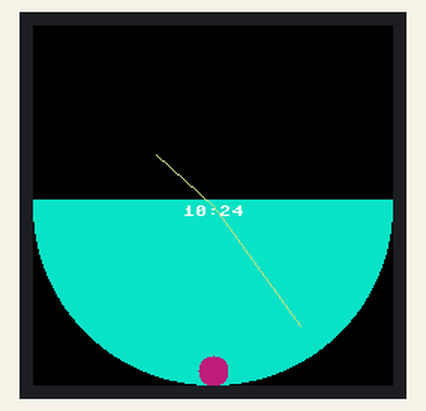
Recording of a program running on a simulated Raspberry Pi Pico running MicroPython. Shown: 240×240 colour display. The clock reads 2024-03-15 10:24:30 at power-on unless the program sets it; random numbers come from a fixed seed.

Above: at 0.3 s.
At 2.1 s:
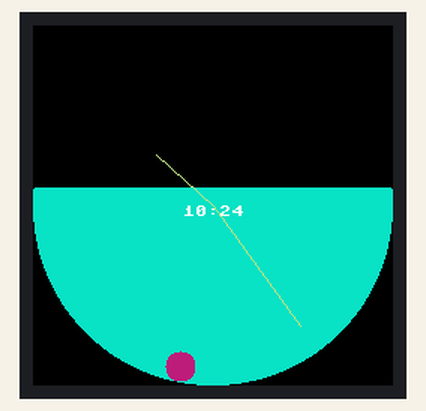
At 6.1 s:
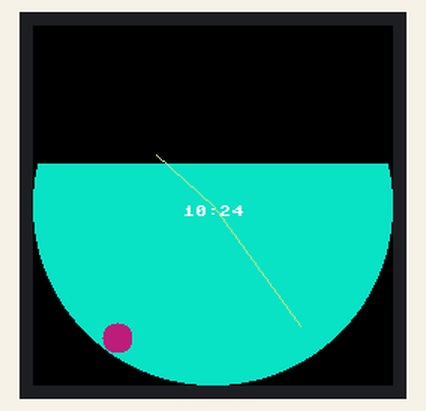
At 11.1 s:
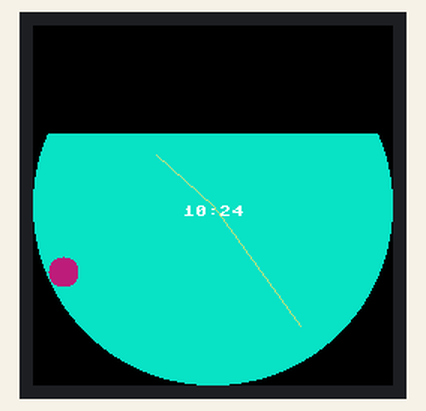
At 16.1 s:
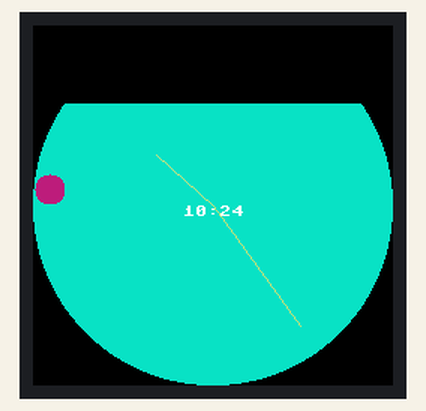
At 21.1 s:
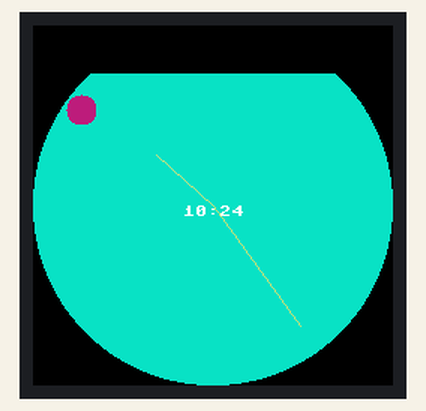

Measured:
- what the display in image 0 shows lasts 0.7 s, from 0.3 s to 1.0 s
- what the display in image 1 shows lasts 1.0 s, from 2.0 s to 3.0 s

The program:

16_changeColor_inPreiod.py
```python
import time , RP, math , random
from machine import Timer
qmi8658=RP.QMI8658()
LCD = RP.LCD_1inch28()
LCD.set_bl_pwm(15535)
cx , cy =120 ,120

def spin( tic , spinLen , color):
    now = list(time.localtime())
    x = spinLen*math.sin(math.radians(now[tic]*6))
    y = spinLen*math.cos(math.radians(now[tic]*6))
    LCD.line(cx,cy,int(cx+x),int(cy-y),color)

def hourspin(spinLen , color):
    now = list(time.localtime())

    if now[3] < 12:hh = now[3]
    else : hh = now[3] - 12

    x = spinLen*math.sin(math.radians(hh*30+(now[4]/2)))
    y = spinLen*math.cos(math.radians(hh*30+(now[4]/2)))
    LCD.line(cx,cy,int(cx+x),int(cy-y),color)

def centerCircle(tic , spinLen , color):
    now = list(time.localtime())
    r = now[tic]*2
    for i in range(-r,r,1):
        for j in range(-r,r,1):
            if i*i + j*j <= r*r:
                LCD.pixel(cx+i,cy+j,color)

def runDotRing(tic , spinLen , color):
    r = 10
    now = list(time.localtime())
    x = int(spinLen*math.sin(math.radians(now[tic]*6)))
    y = int(spinLen*math.cos(math.radians(now[tic]*6)))
    for i in range(-r,r,1):
        for j in range(-r,r,1):
            if i*i + j*j <= r*r:
                LCD.pixel(cx+x+i,cy-y+j,color)

def color(R,G,B):
    return (((G&0b00011100)<<3) +((B&0b11111000)>>3)<<8) + (R&0b11111000)+((G&0b11100000)>>5)

def changeColor(tim):
    global R ,G ,B
    R = random.randint(-1,256)
    G = random.randint(-1,256)
    B = random.randint(-1,256)
    return R ,G ,B

def waterclock():
    now = list(time.localtime())
    sec = now[5]
    LCD.fill_rect(0,236-(4*sec),240,240,0x180f)
    LCD.text(str(now[3])+':'+str(int(now[4])),100,120,LCD.white)

# 針對 changeColor 每 60 秒執行一次，與 time.sleep 不同
tim = Timer(-1)
tim.init(period=60000, mode=Timer.PERIODIC, callback= changeColor)

R = random.randint(-1,256)
G = random.randint(-1,256)
B = random.randint(-1,256)

while 1:
    LCD.fill_rect(0,0,240,240,0)
    waterclock()
    spin(4,100,color(256-R,256-G,256-B))
    hourspin(50 , color(256-R,256-G,B))
    runDotRing(5,110,color(256-R,G,256-B))

    LCD.show()
```

RP.py
```python
from machine import Pin,I2C,SPI,PWM,ADC
import framebuf
import time , utime

I2C_SDA = 6
I2C_SDL = 7

DC = 8
CS = 9
SCK = 10
MOSI = 11
RST = 12

BL = 25

Vbat_Pin = 29

class LCD_1inch28(framebuf.FrameBuffer):
    def __init__(self):
        self.width = 240
        self.height = 240

        self.cs = Pin(CS,Pin.OUT)
        self.rst = Pin(RST,Pin.OUT)

        self.cs(1)
        self.spi = SPI(1,100_000_000,polarity=0, phase=0,sck=Pin(SCK),mosi=Pin(MOSI),miso=None)
        self.dc = Pin(DC,Pin.OUT)
        self.dc(1)
        self.buffer = bytearray(self.height * self.width * 2)
        super().__init__(self.buffer, self.width, self.height, framebuf.RGB565)
        self.init_display()

        self.red   =   0x07E0
        self.green =   0x001f
        self.blue  =   0xf800
        self.white =   0xffff
        self.cyan = 0xFFE0
        self.yellow = 0x07FF
        self.black = 0x0000

        self.fill(self.white)
        self.show()

        self.pwm = PWM(Pin(BL))
        self.pwm.freq(5000)

    def write_cmd(self, cmd):
        self.cs(1)
        self.dc(0)
        self.cs(0)
        self.spi.write(bytearray([cmd]))
        self.cs(1)

    def write_data(self, buf):
        self.cs(1)
        self.dc(1)
        self.cs(0)
        self.spi.write(bytearray([buf]))
        self.cs(1)
    def set_bl_pwm(self,duty):
        self.pwm.duty_u16(duty)#max 65535
    def init_display(self):
        """Initialize dispaly"""
        self.rst(1)
        time.sleep(0.01)
        self.rst(0)
        time.sleep(0.01)
        self.rst(1)
        time.sleep(0.05)

        self.write_cmd(0xEF)
        self.write_cmd(0xEB)
        self.write_data(0x14)

        self.write_cmd(0xFE)
        self.write_cmd(0xEF)

        self.write_cmd(0xEB)
        self.write_data(0x14)

        self.write_cmd(0x84)
        self.write_data(0x40)

        self.write_cmd(0x85)
        self.write_data(0xFF)

        self.write_cmd(0x86)
        self.write_data(0xFF)

        self.write_cmd(0x87)
        self.write_data(0xFF)

        self.write_cmd(0x88)
        self.write_data(0x0A)

        self.write_cmd(0x89)
        self.write_data(0x21)

        self.write_cmd(0x8A)
        self.write_data(0x00)

        self.write_cmd(0x8B)
        self.write_data(0x80)

        self.write_cmd(0x8C)
        self.write_data(0x01)

        self.write_cmd(0x8D)
        self.write_data(0x01)

        self.write_cmd(0x8E)
        self.write_data(0xFF)

        self.write_cmd(0x8F)
        self.write_data(0xFF)


        self.write_cmd(0xB6)
        self.write_data(0x00)
        self.write_data(0x20)

        self.write_cmd(0x36)
        self.write_data(0x98)

        self.write_cmd(0x3A)
        self.write_data(0x05)


        self.write_cmd(0x90)
        self.write_data(0x08)
        self.write_data(0x08)
        self.write_data(0x08)
        self.write_data(0x08)

        self.write_cmd(0xBD)
        self.write_data(0x06)

        self.write_cmd(0xBC)
        self.write_data(0x00)

        self.write_cmd(0xFF)
        self.write_data(0x60)
        self.write_data(0x01)
        self.write_data(0x04)

        self.write_cmd(0xC3)
        self.write_data(0x13)
        self.write_cmd(0xC4)
        self.write_data(0x13)

        self.write_cmd(0xC9)
        self.write_data(0x22)

        self.write_cmd(0xBE)
        self.write_data(0x11)

        self.write_cmd(0xE1)
        self.write_data(0x10)
        self.write_data(0x0E)

        self.write_cmd(0xDF)
        self.write_data(0x21)
        self.write_data(0x0c)
        self.write_data(0x02)

        self.write_cmd(0xF0)
        self.write_data(0x45)
        self.write_data(0x09)
        self.write_data(0x08)
        self.write_data(0x08)
        self.write_data(0x26)
        self.write_data(0x2A)

        self.write_cmd(0xF1)
        self.write_data(0x43)
        self.write_data(0x70)
        self.write_data(0x72)
        self.write_data(0x36)
        self.write_data(0x37)
        self.write_data(0x6F)


        self.write_cmd(0xF2)
        self.write_data(0x45)
        self.write_data(0x09)
        self.write_data(0x08)
        self.write_data(0x08)
        self.write_data(0x26)
        self.write_data(0x2A)

        self.write_cmd(0xF3)
        self.write_data(0x43)
        self.write_data(0x70)
        self.write_data(0x72)
        self.write_data(0x36)
        self.write_data(0x37)
        self.write_data(0x6F)

        self.write_cmd(0xED)
        self.write_data(0x1B)
        self.write_data(0x0B)

        self.write_cmd(0xAE)
        self.write_data(0x77)

        self.write_cmd(0xCD)
        self.write_data(0x63)


        self.write_cmd(0x70)
        self.write_data(0x07)
        self.write_data(0x07)
        self.write_data(0x04)
        self.write_data(0x0E)
        self.write_data(0x0F)
        self.write_data(0x09)
        self.write_data(0x07)
        self.write_data(0x08)
        self.write_data(0x03)

        self.write_cmd(0xE8)
        self.write_data(0x34)

        self.write_cmd(0x62)
        self.write_data(0x18)
        self.write_data(0x0D)
        self.write_data(0x71)
        self.write_data(0xED)
        self.write_data(0x70)
        self.write_data(0x70)
        self.write_data(0x18)
        self.write_data(0x0F)
        self.write_data(0x71)
        self.write_data(0xEF)
        self.write_data(0x70)
        self.write_data(0x70)

        self.write_cmd(0x63)
        self.write_data(0x18)
        self.write_data(0x11)
        self.write_data(0x71)
        self.write_data(0xF1)
        self.write_data(0x70)
        self.write_data(0x70)
        self.write_data(0x18)
        self.write_data(0x13)
        self.write_data(0x71)
        self.write_data(0xF3)
        self.write_data(0x70)
        self.write_data(0x70)

        self.write_cmd(0x64)
        self.write_data(0x28)
        self.write_data(0x29)
        self.write_data(0xF1)
        self.write_data(0x01)
        self.write_data(0xF1)
        self.write_data(0x00)
        self.write_data(0x07)

        self.write_cmd(0x66)
        self.write_data(0x3C)
        self.write_data(0x00)
        self.write_data(0xCD)
        self.write_data(0x67)
        self.write_data(0x45)
        self.write_data(0x45)
        self.write_data(0x10)
        self.write_data(0x00)
        self.write_data(0x00)
        self.write_data(0x00)

        self.write_cmd(0x67)
        self.write_data(0x00)
        self.write_data(0x3C)
        self.write_data(0x00)
        self.write_data(0x00)
        self.write_data(0x00)
        self.write_data(0x01)
        self.write_data(0x54)
        self.write_data(0x10)
        self.write_data(0x32)
        self.write_data(0x98)

        self.write_cmd(0x74)
        self.write_data(0x10)
        self.write_data(0x85)
        self.write_data(0x80)
        self.write_data(0x00)
        self.write_data(0x00)
        self.write_data(0x4E)
        self.write_data(0x00)

        self.write_cmd(0x98)
        self.write_data(0x3e)
        self.write_data(0x07)

        self.write_cmd(0x35)
        self.write_cmd(0x21)

        self.write_cmd(0x11)
        time.sleep(0.12)
        self.write_cmd(0x29)
        time.sleep(0.02)

        self.write_cmd(0x21)

        self.write_cmd(0x11)

        self.write_cmd(0x29)

    def show(self):
        self.write_cmd(0x2A)
        self.write_data(0x00)
        self.write_data(0x00)
        self.write_data(0x00)
        self.write_data(0xef)

        self.write_cmd(0x2B)
        self.write_data(0x00)
        self.write_data(0x00)
        self.write_data(0x00)
        self.write_data(0xEF)

        self.write_cmd(0x2C)

        self.cs(1)
        self.dc(1)
        self.cs(0)
        self.spi.write(self.buffer)
        self.cs(1)
    def Windows_show(self,Xstart,Ystart,Xend,Yend):
        if Xstart > Xend:
            data = Xstart
            Xstart = Xend
            Xend = data

        if (Ystart > Yend):
            data = Ystart
            Ystart = Yend
            Yend = data

        if Xstart <= 10:
            Xstart = 10
        if Ystart <= 10:
            Ystart = 10

        Xstart -= 10;Xend += 10
        Ystart -= 10;Yend += 10

        self.setWindows(Xstart,Ystart,Xend,Yend)
        self.cs(1)
        self.dc(1)
        self.cs(0)
        for i in range (Ystart,Yend-1):
            Addr = (Xstart * 2) + (i * 240 * 2)
            self.spi.write(self.buffer[Addr : Addr+((Xend-Xstart)*2)])
        self.cs(1)

    def color(self,R,G,B):
        return (((G&0b00011100)<<3) +((B&0b11111000)>>3)<<8) + (R&0b11111000)+((G&0b11100000)>>5)

    #Write characters, size is the font size, the minimum is 1
    def write_text(self,text,x,y,size,color):
        ''' Method to write Text on OLED/LCD Displays
            with a variable font size

            Args:
                text: the string of chars to be displayed
                x: x co-ordinate of starting position
                y: y co-ordinate of starting position
                size: font size of text
                color: color of text to be displayed
        '''
        background = self.pixel(x,y)
        info = []
        # Creating reference charaters to read their values
        self.text(text,x,y,color)
        for i in range(x,x+(8*len(text))):
            for j in range(y,y+8):
                # Fetching amd saving details of pixels, such as
                # x co-ordinate, y co-ordinate, and color of the pixel
                px_color = self.pixel(i,j)
                info.append((i,j,px_color)) if px_color == color else None
        # Clearing the reference characters from the screen
        self.text(text,x,y,background)
        # Writing the custom-sized font characters on screen
        for px_info in info:
            self.fill_rect(size*px_info[0] - (size-1)*x , size*px_info[1] - (size-1)*y, size, size, px_info[2])

    def sleep_mode(self, value):
        """
        Enable or disable display sleep mode.
        Args:
            value (bool): if True enable sleep mode.
                if False disable sleep mode
        """
        if value:
            self.write_cmd(0x10)
        else:
            self.write_cmd(0x11)

    def fill_tri(self,x0, y0, x1, y1, x2, y2, color):
        def sort_vertices(v0, v1, v2):
            # Sort vertices by y-coordinate ascending (v0 <= v1 <= v2)
            if v0[1] > v1[1]:
                v0, v1 = v1, v0
            if v1[1] > v2[1]:
                v1, v2 = v2, v1
            if v0[1] > v1[1]:
                v0, v1 = v1, v0
            return v0, v1, v2

        def fill_bottom_flat_triangle(v0, v1, v2, color):
            invslope1 = (v1[0] - v0[0]) / (v1[1] - v0[1])
            invslope2 = (v2[0] - v0[0]) / (v2[1] - v0[1])
            curx1 = v0[0]
            curx2 = v0[0]
            for y in range(v0[1], v1[1] + 1):
                self.line(int(curx1), y, int(curx2), y, color)
                curx1 += invslope1
                curx2 += invslope2

        def fill_top_flat_triangle(v0, v1, v2, color):
            invslope1 = (v2[0] - v0[0]) / (v2[1] - v0[1])
            invslope2 = (v2[0] - v1[0]) / (v2[1] - v1[1])
            curx1 = v2[0]
            curx2 = v2[0]
            for y in range(v2[1], v0[1] - 1, -1):
                self.line(int(curx1), y, int(curx2), y, color)
                curx1 -= invslope1
                curx2 -= invslope2

        # Sort vertices
        v0, v1, v2 = sort_vertices((x0, y0), (x1, y1), (x2, y2))

        # Fill the triangle
        if v1[1] == v2[1]:
            fill_bottom_flat_triangle(v0, v1, v2, color)
        elif v0[1] == v1[1]:
            fill_top_flat_triangle(v0, v1, v2, color)
        else:
            v3 = (int(v0[0] + ((v1[1] - v0[1]) / (v2[1] - v0[1])) * (v2[0] - v0[0])), v1[1])
            fill_bottom_flat_triangle(v0, v1, v3, color)
            fill_top_flat_triangle(v1, v3, v2, color)


class QMI8658(object):
    def __init__(self,address=0X6B):
        self._address = address
        self._bus = I2C(id=1,scl=Pin(I2C_SDL),sda=Pin(I2C_SDA),freq=100_000)
        bRet=self.WhoAmI()
        if bRet :
            self.Read_Revision()
        else    :
            return NULL
        self.Config_apply()

    def _read_byte(self,cmd):
        rec=self._bus.readfrom_mem(int(self._address),int(cmd),1)
        return rec[0]
    def _read_block(self, reg, length=1):
        rec=self._bus.readfrom_mem(int(self._address),int(reg),length)
        return rec
    def _read_u16(self,cmd):
        LSB = self._bus.readfrom_mem(int(self._address),int(cmd),1)
        MSB = self._bus.readfrom_mem(int(self._address),int(cmd)+1,1)
        return (MSB[0] << 8) + LSB[0]
    def _write_byte(self,cmd,val):
        self._bus.writeto_mem(int(self._address),int(cmd),bytes([int(val)]))

    def WhoAmI(self):
        bRet=False
        if (0x05) == self._read_byte(0x00):
            bRet = True
        return bRet
    def Read_Revision(self):
        return self._read_byte(0x01)
    def Config_apply(self):
        # REG CTRL1
        self._write_byte(0x02,0x60)
        # REG CTRL2 : QMI8658AccRange_8g  and QMI8658AccOdr_1000Hz
        self._write_byte(0x03,0x23)
        # REG CTRL3 : QMI8658GyrRange_512dps and QMI8658GyrOdr_1000Hz
        self._write_byte(0x04,0x53)
        # REG CTRL4 : No
        self._write_byte(0x05,0x00)
        # REG CTRL5 : Enable Gyroscope And Accelerometer Low-Pass Filter
        self._write_byte(0x06,0x11)
        # REG CTRL6 : Disables Motion on Demand.
        self._write_byte(0x07,0x00)
        # REG CTRL7 : Enable Gyroscope And Accelerometer
        self._write_byte(0x08,0x03)

    def Read_Raw_XYZ(self):
        xyz=[0,0,0,0,0,0]
        raw_timestamp = self._read_block(0x30,3)
        raw_acc_xyz=self._read_block(0x35,6)
        raw_gyro_xyz=self._read_block(0x3b,6)
        raw_xyz=self._read_block(0x35,12)
        timestamp = (raw_timestamp[2]<<16)|(raw_timestamp[1]<<8)|(raw_timestamp[0])
        for i in range(6):
            # xyz[i]=(raw_acc_xyz[(i*2)+1]<<8)|(raw_acc_xyz[i*2])
            # xyz[i+3]=(raw_gyro_xyz[((i+3)*2)+1]<<8)|(raw_gyro_xyz[(i+3)*2])
            xyz[i] = (raw_xyz[(i*2)+1]<<8)|(raw_xyz[i*2])
            if xyz[i] >= 32767:
                xyz[i] = xyz[i]-65535
        return xyz
    def Read_XYZ(self):
        xyz=[0,0,0,0,0,0]
        raw_xyz=self.Read_Raw_XYZ()
        #QMI8658AccRange_8g
        acc_lsb_div=(1<<12)
        #QMI8658GyrRange_512dps
        gyro_lsb_div = 64
        for i in range(3):
            xyz[i]=raw_xyz[i]/acc_lsb_div#(acc_lsb_div/1000.0)
            xyz[i+3]=raw_xyz[i+3]*1.0/gyro_lsb_div
        return xyz


if __name__=='__main__':

    LCD = LCD_1inch28()
    LCD.set_bl_pwm(65535)
    qmi8658=QMI8658()
    Vbat= ADC(Pin(Vbat_Pin))

    while(True):
        #read QMI8658
        xyz=qmi8658.Read_XYZ()

        LCD.fill(LCD.white)

        LCD.fill_rect(0,0,240,40,LCD.red)
        LCD.text("RP2040-LCD-1.28",60,25,LCD.white)

        LCD.fill_rect(0,40,240,40,LCD.blue)
        LCD.text("Waveshare",80,57,LCD.white)

        LCD.fill_rect(0,80,120,120,0x1805)
        LCD.text("ACC_X={:+.2f}".format(xyz[0]),20,100-3,LCD.white)
        LCD.text("ACC_Y={:+.2f}".format(xyz[1]),20,140-3,LCD.white)
        LCD.text("ACC_Z={:+.2f}".format(xyz[2]),20,180-3,LCD.white)

        LCD.fill_rect(120,80,120,120,0xF073)
        LCD.text("GYR_X={:+3.2f}".format(xyz[3]),125,100-3,LCD.white)
        LCD.text("GYR_Y={:+3.2f}".format(xyz[4]),125,140-3,LCD.white)
        LCD.text("GYR_Z={:+3.2f}".format(xyz[5]),125,180-3,LCD.white)

        LCD.fill_rect(0,200,240,40,0x180f)
        reading = Vbat.read_u16()*3.3/65535*2
        LCD.text("Vbat={:.2f}".format(reading),80,215,LCD.white)

        LCD.show()
        time.sleep(0.1)
```
